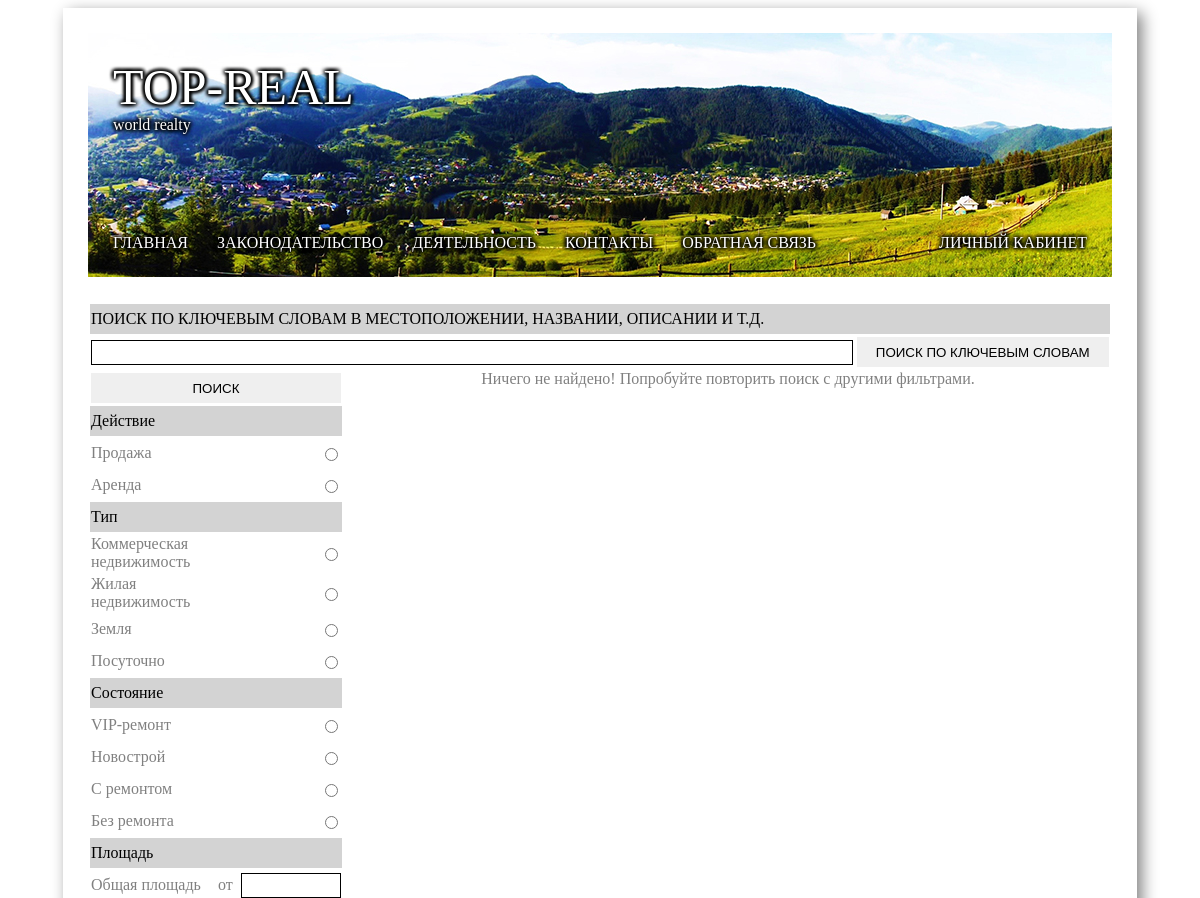
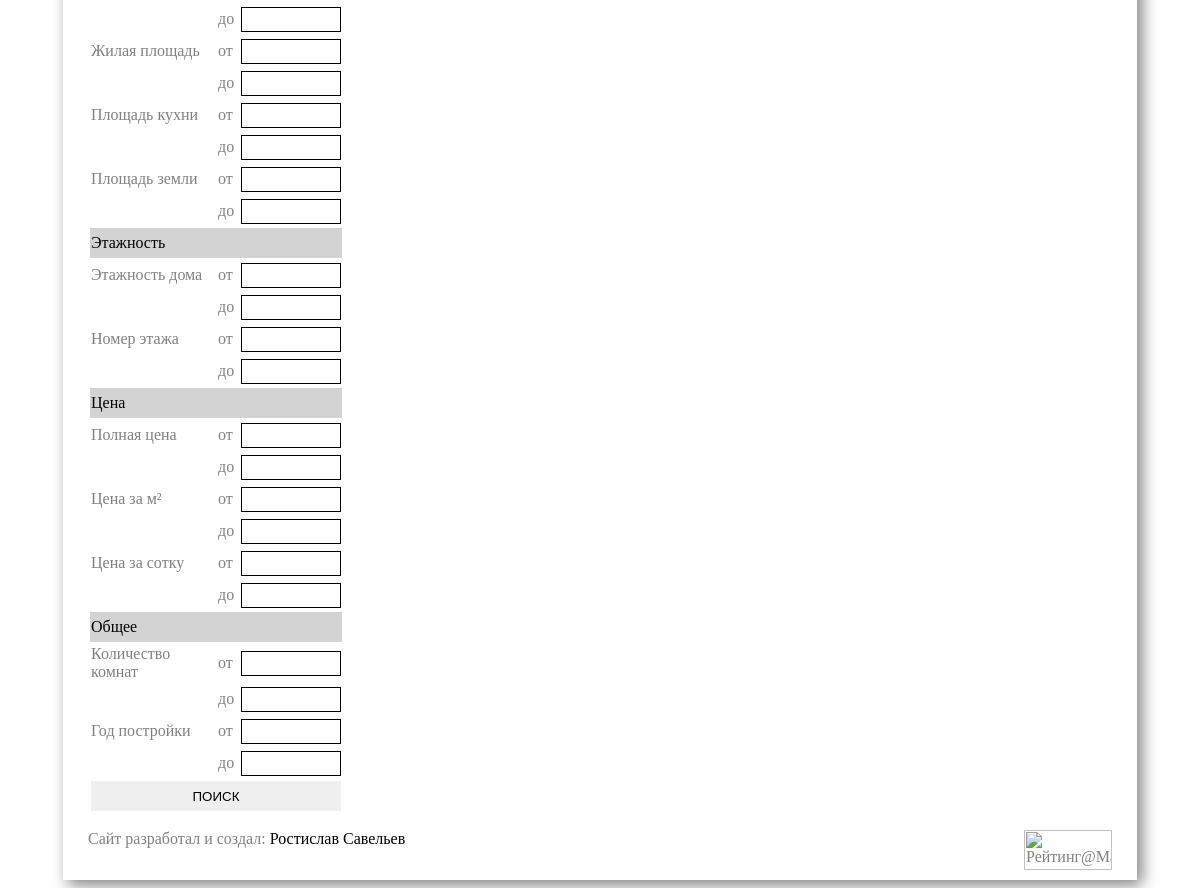
/commerce.php, run on the app's committed database (2 pictures, top to bottom).
### tables this page shows
CREATE TABLE IF NOT EXISTS `characteristics` (
  `id` int(11) NOT NULL AUTO_INCREMENT,
  `title` varchar(256) NOT NULL,
  `type` varchar(128) NOT NULL,
  `characteristic_group_id` int(11) NOT NULL,
  PRIMARY KEY (`id`),
  KEY `characteristic_group_id` (`characteristic_group_id`)
);

### classes/database.php (called while the page is built, shortened)
<?php
class Database
{
    static $database = "toprealc_data";
    static function ConnectToDatabase()
    {
        if (mysql_select_db(database::$database))
        {
            $answer = true;
        }
        else
        {
            $answer = false;
        }
        return $answer;
    }
    public static function GetCharacteristicList()
    {
        if (database::ConnectToDatabase())
        {
            $index = 0;
            $previous_group = " ";
            $query = "select c.id, c.title, c.type, cg.tag, cg.title from characteristics as c, characteristic_groups as cg where c.characteristic_group_id = cg.id";
            $result = mysql_query($query);
            while ($row = mysql_fetch_array($result, MYSQL_NUM))
            {
                if ($row[4] != $previous_group)
                {
                    $index = 0;
                }
                $characteristics[$row[4]][$index][0] = $row[0];
                $characteristics[$row[4]][$index][1] = $row[1];
                $characteristics[$row[4]][$index][2] = $row[2];
                $characteristics[$row[4]][$index++][3] = $row[3];
                $previous_group = $row[4];
            }
        }
        else
        {
            $characteristics = false;
        }
        return $characteristics;
    }
}

### modules/offer_filter.php (the view, shortened to what this page needs)
<?php
include "./classes/database.php";
$characteristics = Database::GetCharacteristicList();
$index = 1;
$id = 1;
?>
<form id="offer_filter_form">
    <table>
        <tr>
            <td colspan="3">
                <input type="button" value="ПОИСК" onclick="OnSearchButtonClick()"/>
            </td>
        </tr>
        <?php
        foreach ($characteristics as $key => $group)
        {
            $characteristic_number = 1;
            ?>
            <tr class="category_title">
                <td colspan="3"><heading><?= ($key) ?></heading></td>
            </tr>
            <?php
            foreach ($group as $characteristic)
            {
                $tag = $characteristic[3];
                $type = $characteristic[2];
                $title = $characteristic[1];
                if ($type == "option")
                {
                    ?>
                    <tr>
                        <td colspan="2">
                            <?= $title ?>
                        </td>
                        <td>
                            <input id="<?="input_" . $id?>" name="<?= $tag ?>" type="radio" value="checked" input_type="<?=$type?>" characteristic_id="<?=$id?>" precision="exact" <?= $_GET["action"] == $characteristic_number && $tag == "action" ? "checked" : $_GET["type"] == $characteristic_number && $tag == "type" ? "checked" : "" ; ?>/>
                        </td>
                    </tr>
                    <?php
                    $id++;
                }
                else
                {
                    ?>
                    <tr>
                        <td>
                            <?= $title ?>
                        </td>
                        <td>
                            от
                        </td>
                        <td>
                            <input pattern="^[0-9]+$" id="<?="input_" . $id?>" name="<?= $tag . "_" . $index++ ?>" value="" input_type="<?=$type?>" type="text" characteristic_id="<?=$id++?>" precision="min"/>
                        </td>
                    </tr>
                    <tr>
                        <td></td>
                        <td>
                            до
                        </td>
                        <td>
                            <input pattern="^[0-9]+$" id="<?="input_" . $id?>" name="<?= $tag . "_" . $index++ ?>" value="" input_type="<?=$type?>" type="text" characteristic_id="<?=$id++ - 1?>" precision="max"/>
                        </td>
                    </tr>
                    <?php
                }
                ?>
                <?php
                $characteristic_number++;
            }
            ?>
            <?php
        }
        ?>
        <tr>
            <td colspan="3">
                <input type="button" value="ПОИСК" onclick="OnSearchButtonClick()"/>
            </td>
        </tr>
    </table>
</form>

### commerce.php (shortened to what this page needs)
<html>
    <head>
        <link rel="stylesheet" href="styles/index.css" />
        <link rel="stylesheet" href="styles/commerce.css" />
    </head>
    <body onload="OnPageLoaded()">
        <div class="page">
            <?php include "./page_blocks/header.php"; ?>
            <div class="body">
                <div style="width: 100%;">
                    <table style="width: 100%;">
                        <tr style="background-color: lightgray; height: 30px; color: black;">
                            <td colspan="2">
                                ПОИСК ПО КЛЮЧЕВЫМ СЛОВАМ В МЕСТОПОЛОЖЕНИИ, НАЗВАНИИ, ОПИСАНИИ И Т.Д.
                            </td>
                        </tr>
                        <tr>
                            <td style="width: 75%;">
                                <input id="keywords" type="text" style="width: 100%;"/>
                            </td>
                            <td style="width: 75%;">
                                <input type="button" value="ПОИСК ПО КЛЮЧЕВЫМ СЛОВАМ" onclick="OnSearchByKeywordsClick()"/>
                            </td>
                        </tr>
                    </table>
                </div>
                <div style="width: 25%; float: left">
                    <?php include "./modules/offer_filter.php"; ?>
                </div>
                <div id="selection_container" style="width: 75%; float: left; text-align: center;">
                    Ничего не найдено! Попробуйте повторить поиск с другими фильтрами.
                </div>
            </div>
            <?php include "./page_blocks/footer.php"; ?>
        </div>
    </body>
</html>

### page_blocks/header.php
<div class="header">
    <div class="site_logo">
        TOP-REAL
    </div>
    <div class="site_description">
        world realty
    </div>
    <div style="padding-left: 25px; padding-top: 75px; padding-bottom: 25px;">
        <span class="menu_item"><a href="index.php">ГЛАВНАЯ</a></span>
        <span class="menu_item"><a href="laws.php">ЗАКОНОДАТЕЛЬСТВО</a></span>
        <span class="menu_item"><a href="about.php">ДЕЯТЕЛЬНОСТЬ</a></span>
        <span class="menu_item"><a href="contacts.php">КОНТАКТЫ</a></span>
        <span class="menu_item"><a href="feedback.php">ОБРАТНАЯ СВЯЗЬ</a></span>
        <span class="menu_item" style="float:right"><a href="redactor/database_form.php">ЛИЧНЫЙ КАБИНЕТ</a></span>
    </div>
</div>

### page_blocks/footer.php (shortened to what this page needs)
<div class="footer">
    <?php
    if ($_SERVER["REQUEST_URI"] != "/contacts.php" && $_SERVER["REQUEST_URI"] != "/about.php")
    {
        ?>
        <div style="float: left;">
            Сайт разработал и создал:
            <a href="mailto:medvedbeast@live.com">
                <heading>
                    Ростислав Савельев
                </heading>
            </a>
        </div>
        <div style="float: right;">
            <a href="http://top.mail.ru/jump?from=2629305">
                <img src="//top-fwz1.mail.ru/counter?id=2629305;t=602;l=1"
                     style="border:0;" height="40" width="88" alt="Рейтинг@Mail.ru" /></a>
        </div>
             <?php
         }
         ?>
</div>

### styles/index.css (style rules this page uses)
body { font-family: Calibri; color: gray; }
.page { width: 1024px; margin: auto; padding: 25px; box-shadow: 5px 5px 15px; }
.menu_item { padding-right: 25px; color: white; text-shadow: 0px 1px 4px black, 0px 0px 4px black, 0px -1px 4px black, 1px 0px 4px black, 0px 0px 4px black, -1px 0px 4px black; }
.site_logo { color: white; font-size: 50px; vertical-align: bottom; padding-left: 25px; padding-top: 25px; text-shadow: 0px 1px 4px black, 0px 0px 4px black, 0px -1px 4px black, 1px 0px 4px black, 0px 0px 4px black, -1px 0px 4px black; }
.site_description { padding-left: 25px; padding-bottom: 25px; color: white; text-shadow: 0px 1px 4px black, 0px 0px 4px black, 0px -1px 4px black, 1px 0px 4px black, 0px 0px 4px black, -1px 0px 4px black; }
a, a:hover, a:visited { color: inherit; cursor: pointer; text-decoration: none; }
heading { color: black; }
.footer { clear: left; padding-bottom: 25px; }
.header { background-image: url("../images/header_background.jpg"); margin-bottom: 25px; }

### styles/commerce.css (style rules this page uses)
input { border: 1px solid black; height: 25px; }
input[type="text"] { width: 100px; }
input[type="radio"] { float: right; }
input[type="button"] { width: 100%; height: 30px; border: none; }
input:valid { border: 1px solid black; }
#offer_filter_form tr { height: 30px; }
.category_title { background-color: lightgray; }

### data on the page
characteristics: title "Продажа"
characteristics: title "Аренда"
characteristics: title "Коммерческая недвижимость"
characteristics: title "Жилая недвижимость"
characteristics: title "Земля"
characteristics: title "Посуточно"
characteristics: title "VIP-ремонт"
characteristics: title "Новострой"
characteristics: title "С ремонтом"
characteristics: title "Без ремонта"
characteristics: title "Общая площадь"
characteristics: title "Жилая площадь"
characteristics: title "Площадь кухни"
characteristics: title "Площадь земли"
characteristics: title "Этажность дома"
characteristics: title "Номер этажа"
characteristics: title "Полная цена"
characteristics: title "Цена за м²"
characteristics: title "Цена за сотку"
characteristics: title "Количество комнат"
characteristics: title "Год постройки"

### other printed values
$key "Действие"
$key "Тип"
$key "Состояние"
$key "Площадь"
$key "Этажность"
$key "Цена"
$key "Общее"
